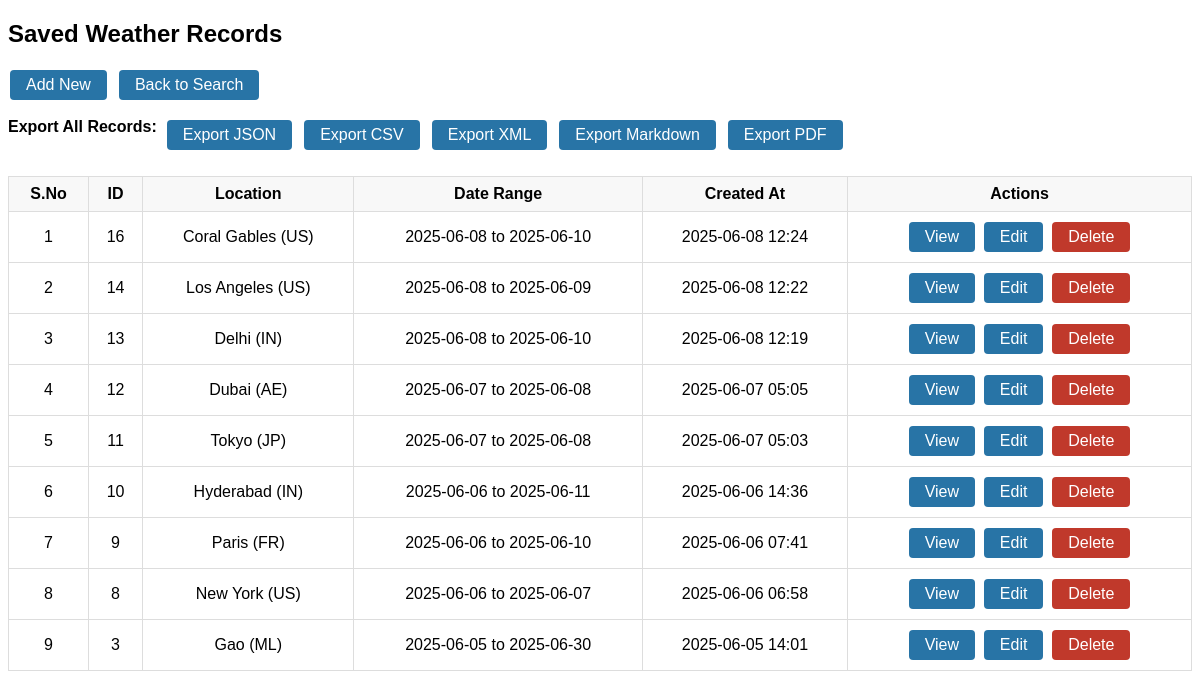
Page /records on the committed database.
### app/models.py (models this page shows, shortened)
class WeatherRecord(db.Model):
    id = db.Column(db.Integer, primary_key=True)
    location_input = db.Column(db.String(128), nullable=False)
    resolved_location = db.Column(db.String(128), nullable=False)
    date_from = db.Column(db.Date, nullable=False)
    date_to = db.Column(db.Date, nullable=False)
    created_at = db.Column(db.DateTime, default=datetime.utcnow, nullable=False)
    weather_data = db.Column(db.Text, nullable=False)  # Store API JSON as text

### app/routes.py (the view)
@main_bp.route("/records")
def list_records():
    records = WeatherRecord.query.order_by(WeatherRecord.created_at.desc()).all()
    return render_template("list.html", records=records)

### templates/list.html (shortened to what this page needs)
<!DOCTYPE html>
<html lang="en">
<head>
</head>
<body>
    <h2>Saved Weather Records</h2>
    <div class="top-actions">
        <a href="{{ url_for('main.create_record') }}" class="btn">Add New</a>
        <a href="{{ url_for('main.index') }}" class="btn">Back to Search</a>
    </div>
    <div class="export-group">
        <b>Export All Records:</b>
        <a href="{{ url_for('main.export_json') }}" class="btn">Export JSON</a>
        <a href="{{ url_for('main.export_csv') }}" class="btn">Export CSV</a>
        <a href="{{ url_for('main.export_xml') }}" class="btn">Export XML</a>
        <a href="{{ url_for('main.export_markdown') }}" class="btn">Export Markdown</a>
        <a href="{{ url_for('main.export_pdf') }}" class="btn">Export PDF</a>
    </div>
    <table class="records-table">
      <thead>
        <tr>
          <th>S.No</th>
          <th>ID</th>
          <th>Location</th>
          <th>Date Range</th>
          <th>Created At</th>
          <th>Actions</th>
        </tr>
      </thead>
      <tbody>
        {% for rec in records %}
        <tr>
          <td>{{ loop.index }}</td>
          <td>{{ rec.id }}</td>
          <td>{{ rec.resolved_location }}</td>
          <td>{{ rec.date_from }} to {{ rec.date_to }}</td>
          <td>{{ rec.created_at.strftime('%Y-%m-%d %H:%M') }}</td>
          <td>
            <div class="btn-group">
              <a href="{{ url_for('main.view_record', record_id=rec.id) }}" class="btn">View</a>
              <a href="{{ url_for('main.edit_record', record_id=rec.id) }}" class="btn">Edit</a>
              <form method="POST" action="{{ url_for('main.delete_record', record_id=rec.id) }}" style="display:inline;" onsubmit="return confirm('Delete this record?');">
                <button type="submit" class="btn btn-danger">Delete</button>
              </form>
            </div>
          </td>
        </tr>
        {% endfor %}
      </tbody>
    </table>
</body>
</html>

### templates/list.html (style rules this page uses)
body { font-family: Arial, sans-serif; }
.records-table { width: 100%; border-collapse: collapse; margin-top: 1.5em; }
.records-table th, .records-table td { border: 1px solid #ddd; padding: 8px 10px; text-align: center; }
.records-table th { background: #f8f8f8; font-weight: bold; }
.btn { display: inline-block; background: #2874A6; color: #fff; padding: 6px 16px; border: none; border-radius: 4px; font-size: 1em; text-decoration: none; cursor: pointer; margin: 2px 2px; transition: background 0.2s; }
.btn-danger { background: #c0392b; }
.btn-group { display: flex; gap: 0.3em; justify-content: center; }
.export-group { margin: 1em 0; display: flex; flex-wrap: wrap; gap: 0.5em; }
.top-actions { margin-bottom: 1em; display: flex; gap: 0.5em; }

### rows in the picture
WeatherRecord: id "16", resolved_location "Coral Gables (US)", date_from "2025-06-08", date_to "2025-06-10", created_at "2025-06-08 12:24"
WeatherRecord: id "14", resolved_location "Los Angeles (US)", date_from "2025-06-08", date_to "2025-06-09", created_at "2025-06-08 12:22"
WeatherRecord: id "13", resolved_location "Delhi (IN)", date_from "2025-06-08", date_to "2025-06-10", created_at "2025-06-08 12:19"
WeatherRecord: id "12", resolved_location "Dubai (AE)", date_from "2025-06-07", date_to "2025-06-08", created_at "2025-06-07 05:05"
WeatherRecord: id "11", resolved_location "Tokyo (JP)", date_from "2025-06-07", date_to "2025-06-08", created_at "2025-06-07 05:03"
WeatherRecord: id "10", resolved_location "Hyderabad (IN)", date_from "2025-06-06", date_to "2025-06-11", created_at "2025-06-06 14:36"
WeatherRecord: id "9", resolved_location "Paris (FR)", date_from "2025-06-06", date_to "2025-06-10", created_at "2025-06-06 07:41"
WeatherRecord: id "8", resolved_location "New York (US)", date_from "2025-06-06", date_to "2025-06-07", created_at "2025-06-06 06:58"
WeatherRecord: id "3", resolved_location "Gao (ML)", date_from "2025-06-05", date_to "2025-06-30", created_at "2025-06-05 14:01"
